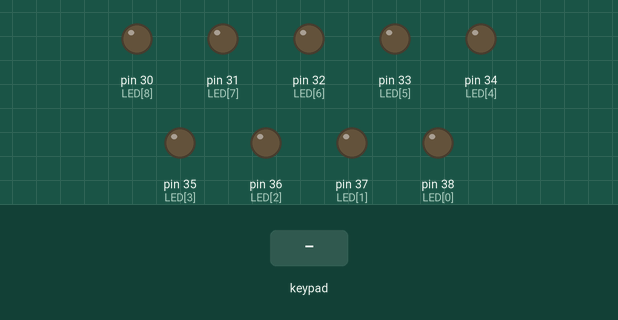
A sketch run on a simulated Arduino Mega 2560, built with avr-gcc and run on an emulated ATmega2560. Parts: output pins drawn as LEDs (lit = HIGH). The inputs (shaded band) are chosen by the test bench. What the sketch prints to the serial monitor is not drawn.

Above: at 1.2 s.
1.3 s: key '7' pressed
At 1.7 s:
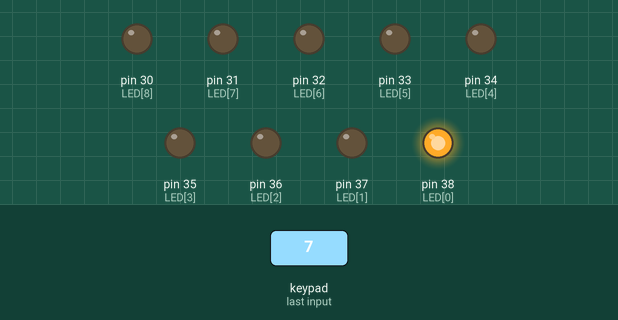
4.3 s: keypad keys 8 / 2 = pressed 0.4 s apart
At 8.7 s:
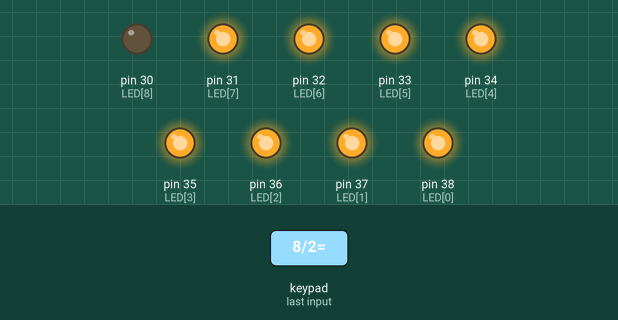
8.9 s: key '9' pressed
At 11.5 s:
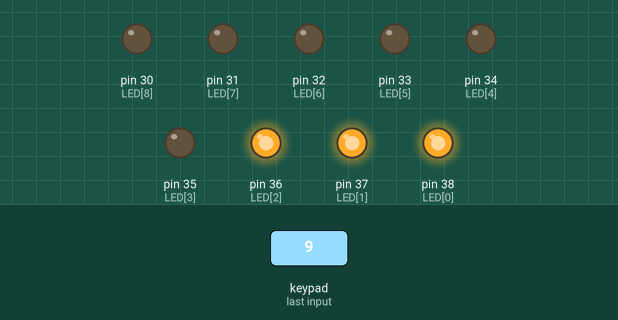
14.9 s: key '8' pressed
At 15.8 s:
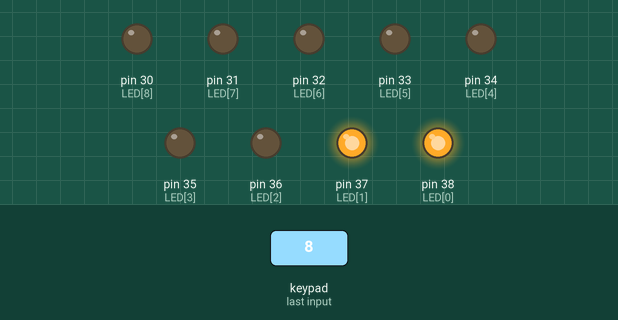
17.9 s: key '4' pressed
Timing chart, 0 to 21.9 s (numbered marks = the images above; inputs shaded):
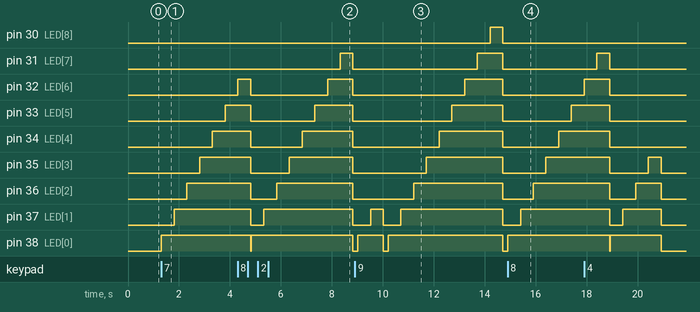

The sketch:

keypad.ino
```cpp
#include <Keypad.h>

const byte ROWS = 4; //four rows
const byte COLS = 4; //four columns
const int LED[] = {38, 37, 36, 35, 34, 33, 32, 31, 30}; //nine LED
//define the cymbols on the buttons of the keypads
char hexaKeys[ROWS][COLS] = {
  {'7','8','9','/'},
  {'4','5','6','*'},
  {'1','2','3','-'},
  {'c','0','=','+'}
};
byte rowPins[ROWS] = {26, 27, 28, 29}; //connect to the row pinouts of the keypad
byte colPins[COLS] = {22, 23, 24, 25}; //connect to the column pinouts of the keypad

//initialize an instance of class NewKeypad
Keypad customKeypad = Keypad( makeKeymap(hexaKeys), rowPins, colPins, ROWS, COLS);
// turn off all LEDs
void LOW_LED() {
  for (int i = 0 ; i < 9 ; i++)
    digitalWrite(LED[i], LOW);
}

// turn on numbers of LEDs
void HIGH_LED_series(int num) {
  for (int i = 0 ; i < num ; i++) {
    digitalWrite(LED[i], HIGH);
    delay(500);
  }
}

void setup(){
  Serial.begin(9600);
  for (int i = 0 ; i < 9 ; i++){
    pinMode(LED[i], OUTPUT);}
  LOW_LED();
}

void loop(){

  char customKey = customKeypad.getKey();
  if (customKey){
      if(customKey < 48 || customKey > 57){
        Serial.print(customKey);
      }
      else{
        String str = String (customKey);
        Serial.print(str);
        HIGH_LED_series(str.toInt());
        LOW_LED();
    }
  }
  int serialKey;
  if(Serial.available() > 0){
      serialKey = Serial.parseInt();
      if(serialKey >=0 && serialKey < 10){
        HIGH_LED_series(serialKey);
        LOW_LED();
        Serial.write(12);
      }
      else{
        Serial.println();
        Serial.println("invalid number");
      }
   }
}
```

Measured:
- after the input at 1.3 s, pin 33 (LED[5]): LOW → HIGH after 2.5 s; pin 34 (LED[4]): LOW → HIGH after 2.0 s; pin 35 (LED[3]): LOW → HIGH after 1.5 s; pin 36 (LED[2]): LOW → HIGH after 1.0 s; pin 37 (LED[1]): LOW → HIGH after 0.51 s
- after the input at 4.3 s, pin 31 (LED[7]): LOW → HIGH after 4.0 s, → LOW 0.50 s later
- after the input at 8.9 s, pin 30 (LED[8]): LOW → HIGH after 5.3 s, → LOW 0.50 s later; pin 31 (LED[7]): LOW → HIGH after 4.8 s, → LOW 1.0 s later; pin 32 (LED[6]): LOW → HIGH after 4.3 s, → LOW 1.5 s later; pin 33 (LED[5]): LOW → HIGH after 3.8 s, → LOW 2.0 s later; pin 34 (LED[4]): LOW → HIGH after 3.3 s, → LOW 2.5 s later
- after the input at 14.9 s, pin 33 (LED[5]): LOW → HIGH after 2.5 s; pin 34 (LED[4]): LOW → HIGH after 2.0 s; pin 35 (LED[3]): LOW → HIGH after 1.5 s; pin 36 (LED[2]): LOW → HIGH after 1.0 s; pin 37 (LED[1]): LOW → HIGH after 0.51 s
